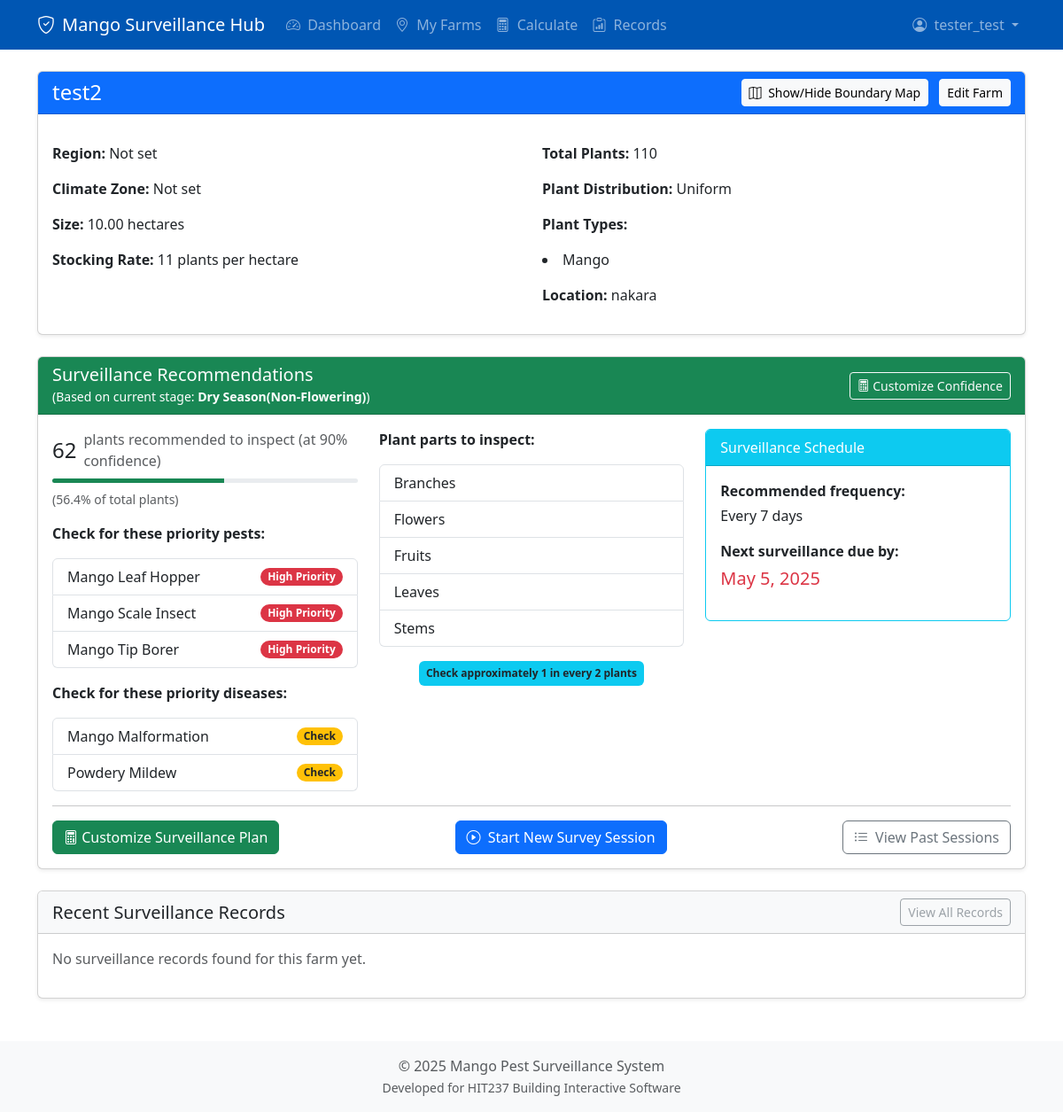
Page /farms/2/ (signed in) on the earlier database version.
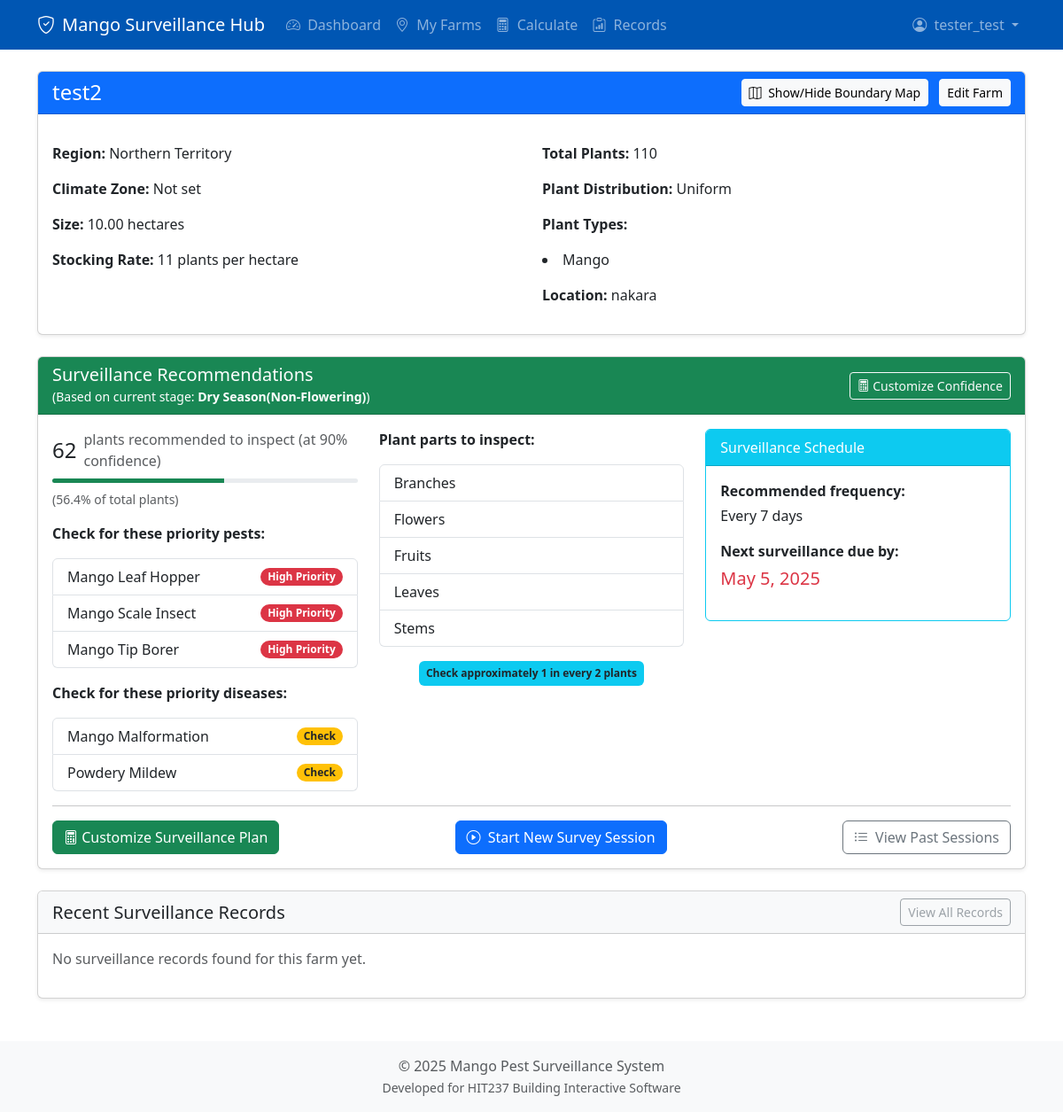
Same page on the later database version.
### core/models.py (models this page shows, shortened)
class Farm(models.Model):
    owner = models.ForeignKey(
        Grower,
        on_delete=models.CASCADE,
        related_name='farms',
        db_index=True
    )
    name = models.CharField(max_length=100, db_index=True)
    region = models.ForeignKey(
        Region,
        on_delete=models.SET_NULL,
        null=True,
        blank=True,
        related_name='farms'
    )
    size_hectares = models.DecimalField(
        max_digits=10,
        decimal_places=2,
        null=True,
        blank=True,
        help_text="Total farm size in hectares"
    )
    stocking_rate = models.IntegerField(
        null=True,
        blank=True,
        help_text="Number of plants per hectare"
    )
    plant_type = models.ForeignKey(
        PlantType,
        on_delete=models.SET_NULL,
        null=True,
        blank=True,
        related_name='farms'
    )
    distribution_pattern = models.CharField(
        max_length=20,
        choices=DISTRIBUTION_CHOICES,
        default='uniform'
    )
    location_description = models.CharField(
        max_length=255,
        blank=True,
        null=True,
        help_text="e.g., \"Near Katherine River\", \"Smith Property via XYZ Road\""
    )
    geoscape_address_id = models.CharField(
        max_length=50,
        blank=True,
        null=True,
        unique=True,
        help_text="Unique identifier from Geoscape API for the selected address"
    )
    formatted_address = models.CharField(
        max_length=500,
        blank=True,
        null=True,
        help_text="Full address string selected via Geoscape API"
    )
    has_exact_address = models.BooleanField(
        default=False,
        help_text="Indicates if the user provided an exact address via search"
    )
    boundary = models.JSONField(
        null=True,
        blank=True,
        help_text="Cadastral boundary polygon data (e.g., GeoJSON) from Geoscape API"
    )
    class Meta:
        ordering = ['name']
        indexes = [
            models.Index(fields=['name']),
            models.Index(fields=['owner']),
            models.Index(fields=['plant_type']),
            models.Index(fields=['region']),
        ]
    def __str__(self):
        return self.name
    def total_plants(self):
        if self.size_hectares is None or self.stocking_rate is None:
            return None
        return int(float(self.size_hectares) * self.stocking_rate)
    def last_surveillance_date(self):
        latest = self.surveillance_records.order_by('-date_performed').first()
        return latest.date_performed if latest else None
    def next_due_date(self):
        last_date = self.last_surveillance_date()
        today = timezone.now().date()
        if not last_date:
            return today
        thirty_days_after = last_date.date() if isinstance(last_date, datetime) else last_date + timedelta(days=30)
        return today if thirty_days_after <= today else thirty_days_after

class PlantType(models.Model):
    name = models.CharField(max_length=100, unique=True, db_index=True)
    description = models.TextField(blank=True, null=True)
    class Meta:
        ordering = ['name']
        verbose_name = "Plant Type"
        verbose_name_plural = "Plant Types"

class Region(models.Model):
    name = models.CharField(max_length=100, unique=True)
    climate_zone = models.CharField(max_length=50, blank=True, null=True)
    state_abbreviation = models.CharField(
        max_length=3,
        blank=True,
        null=True,
        help_text="State/Territory abbreviation (e.g., NT, QLD, WA)"
    )

### core/views.py (the view, shortened to what this page needs)
# urls.py: path('farms/<int:farm_id>/', views.farm_detail_view, name='farm_detail'),
@login_required
def farm_detail_view(request, farm_id):
    print(f"--- Entering farm_detail_view for farm_id: {farm_id} ---")
    farm = get_object_or_404(Farm, id=farm_id, owner=request.user.grower_profile)
    debug_month_override = None
    debug_month_str = request.GET.get('debug_month')
    stage_info = get_seasonal_stage_info(override_month=debug_month_override)
    print(f"\nDEBUG (farm_detail_view): stage_info received from util = {stage_info}")
    current_stage = stage_info['stage_name']
    current_prevalence_p = stage_info['prevalence_p']
    month_used_for_stage = stage_info['month_used']
    pest_names = stage_info['pest_names']
    disease_names = stage_info['disease_names']
    part_names = stage_info['part_names']
    print(f"DEBUG (farm_detail_view): Unpacked values: \n  stage='{current_stage}', \n  p={current_prevalence_p}, \n  month={month_used_for_stage}, \n  pests={pest_names}, \n  diseases={disease_names}, \n  parts={part_names}")
    print(f"Farm {farm.id}: Stage based on Month {month_used_for_stage}='{current_stage}', Prevalence={current_prevalence_p}") # Debug
    calculation_results = None
    print(f"Farm {farm.id}: Attempting to fetch/calculate results...") # ADDED
    try:
        print(f"Farm {farm.id}: Inside TRY block, searching for SurveillanceCalculation...") # ADDED
        latest_calc = SurveillanceCalculation.objects.filter(farm=farm, is_current=True).latest('date_created')
        print(f"Farm {farm.id}: Found latest_calc: ID={latest_calc.id}, Confidence={latest_calc.confidence_level}, Plants={latest_calc.required_plants}") # ADDED
        print(f"Farm {farm.id}: Mapping latest_calc to dictionary...") # ADDED
        calculation_results = {
            'N': latest_calc.population_size,
            'confidence_level_percent': latest_calc.confidence_level,
            'prevalence_p': float(latest_calc.prevalence_percent / Decimal(100)) if latest_calc.prevalence_percent is not None else None, # ADDED safety check
            'margin_of_error': float(latest_calc.margin_of_error / Decimal(100)) if latest_calc.margin_of_error is not None else None, # ADDED safety check
            'required_plants_to_survey': latest_calc.required_plants,
            'percentage_of_total': float(latest_calc.percentage_of_total) if latest_calc.percentage_of_total is not None else None, # ADDED safety check
            'survey_frequency': latest_calc.survey_frequency,
            'error': None
        }
        print(f"Farm {farm.id}: Using saved calculation (ID: {latest_calc.id})")
    except Exception as e:
        print(f"Farm {farm.id}: Error fetching or mapping saved calculation: {e}") # MODIFIED
        calculation_results = {'error': f'Error retrieving saved calculation: {e}'}
        print(f"Farm {farm.id}: Displaying error message: {calculation_results['error']}") # ADDED
    print(f"Farm {farm.id}: Final Calculation Results for display={calculation_results}") # Debug
    print(f"Farm {farm.id}: Active Pests={pest_names}, Diseases={disease_names}, Parts={part_names} for stage '{current_stage}'") # Debug
    print(f"DEBUG (farm_detail_view): Filtering Pest model with names: {pest_names}")
    priority_pests = Pest.objects.filter(name__in=pest_names)
    print(f"DEBUG (farm_detail_view): Found priority_pests QuerySet: {priority_pests}")
    print(f"DEBUG (farm_detail_view): Filtering Disease model with names: {disease_names}")
    priority_diseases = Disease.objects.filter(name__in=disease_names)
    print(f"DEBUG (farm_detail_view): Found priority_diseases QuerySet: {priority_diseases}")
    print(f"DEBUG (farm_detail_view): Filtering PlantPart model with names: {part_names}")
    recommended_parts = PlantPart.objects.filter(name__in=part_names)
    print(f"DEBUG (farm_detail_view): Found recommended_parts QuerySet: {recommended_parts}")
    surveillance_frequency = get_surveillance_frequency(current_stage, farm) # Still uses stage name, might need update if frequency depends on DB stage
    last_surveillance_date = farm.last_surveillance_date()
    next_due_date = farm.next_due_date() # Uses simple 7-day logic for now
    surveillance_records = farm.surveillance_records.order_by('-date_performed')[:5] # Get latest 5 records
    context = {
        'farm': farm,
        'current_stage': current_stage, # Pass stage name
        'month_used_for_stage': month_used_for_stage, # Pass the month used for clarity
        'calculation_results': calculation_results, # Results based on current stage & default confidence
        'surveillance_records': surveillance_records,
        'priority_pests': priority_pests,
        'priority_diseases': priority_diseases,
        'recommended_parts': recommended_parts,
        'surveillance_frequency': surveillance_frequency,
        'last_surveillance_date': last_surveillance_date,
        'next_due_date': next_due_date,
        'farm_boundary_json': farm.boundary
    }
    print(f"\nDEBUG (farm_detail_view): Final context dictionary passed to template:")
    pprint.pprint(context)
    print("---")
    return render(request, 'core/farm_detail.html', context)

### core/calculations.py (called while the page is built)
def get_surveillance_frequency(season, farm):
    return 7 # Example: Every 7 days

### core/models.py (called while the page is built)
    def __str__(self):
        return self.name

    def __str__(self):
        return self.name

    def __str__(self):
        return self.name

### core/templates/core/farm_detail.html (shortened to what the changed rows need)
{% extends 'core/base.html' %}
{% block head_extra %}
<link rel="stylesheet" href="https://unpkg.com/leaflet@1.9.4/dist/leaflet.css"/>
{% endblock head_extra %}
{% block content %}
<div class="card shadow-sm mb-4">
    <div class="card-header text-white d-flex justify-content-between align-items-center" style="background-color: #0d6efd;">
        <h4 class="mb-0">{{ farm.name }}</h4>
        <div>
            <button type="button" class="btn btn-light btn-sm me-2" id="toggleMapBtn" {% if not farm_boundary_json %}disabled{% endif %}>
            </button>
            <a href="{% url 'core:edit_farm' farm.id %}" class="btn btn-light btn-sm">Edit Farm</a>
        </div>
    </div>
    <div class="card-body">
        <div class="row mt-3">
            <div class="col-md-6">
                <p><strong>Region:</strong> {{ farm.region.name|default:"Not set" }}</p>
                <p><strong>Climate Zone:</strong> {{ farm.region.climate_zone|default:"Not set" }}</p>
                <p><strong>Size:</strong> {{ farm.size_hectares|default:"-" }} hectares</p>
                <p><strong>Stocking Rate:</strong> {{ farm.stocking_rate|default:"-" }} plants per hectare</p>
            </div>
            <div class="col-md-6">
                <p><strong>Total Plants:</strong> {{ farm.total_plants|default:"-" }}</p>
                <p><strong>Plant Distribution:</strong> {{ farm.get_distribution_pattern_display }}</p>
                <p><strong>Plant Types:</strong>
                    {% if farm.plant_type %}
                        <li>{{ farm.plant_type.name }}</li>
                    {% else %}
                        Not set
                    {% endif %}
                </p>
                <p><strong>Location:</strong> {{ farm.location_description|default:"General location not specified" }}</p>
            </div>
        </div>
    </div>
</div>
{% endblock %}

Differences in the rows shown:
changed Farm "test2": region.name "Not set" → "Northern Territory"
